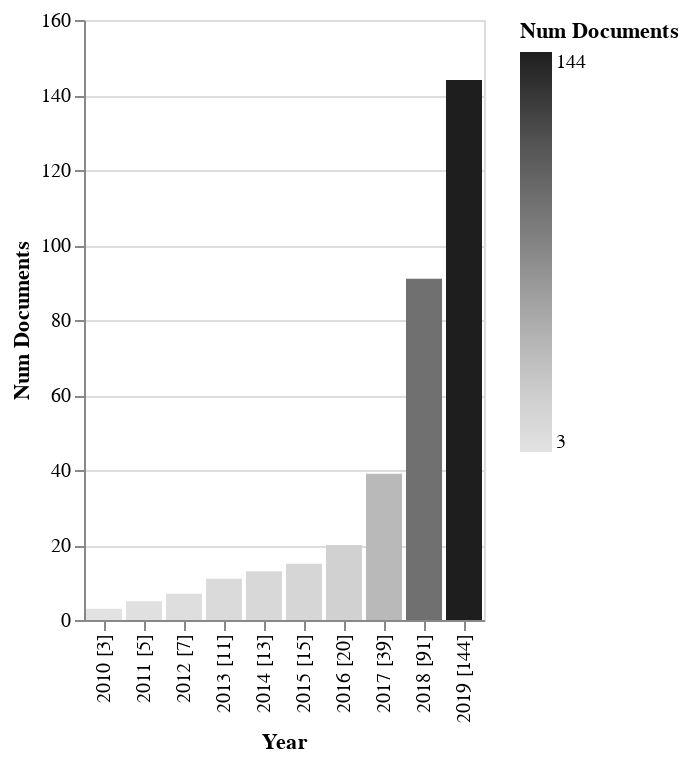

Notebook code for this chart:
### Code cell
# df.documents_by_year(cumulative=True).altair_barplot()

### Figure 1 — Vega-Lite specification as saved in the notebook (floating-point values rounded to 4 significant figures)
{"config": {"view": {"continuousWidth": 400, "continuousHeight": 300}}, "data": {"name": "data-39cc4f0c9870f7d6294d597d94cbdbce"}, "mark": "bar", "encoding": {"color": {"type": "quantitative", "field": "Num Documents", "scale": {"scheme": "greys"}}, "x": {"type": "nominal", "field": "Year", "sort": {"field": "Num Documents:Q"}}, "y": {"type": "quantitative", "field": "Num Documents"}}, "$schema": "https://vega.github.io/schema/vega-lite/v4.8.1.json", "datasets": {"data-39cc4f0c9870f7d6294d597d94cbdbce": [{"Year": "2010 [3]", "Num Documents": 3, "ID": ["[*141*]", "[*142*]", "[*143*]"]}, {"Year": "2011 [5]", "Num Documents": 5, "ID": ["[*139*]", "[*140*]"]}, {"Year": "2012 [7]", "Num Documents": 7, "ID": ["[*137*]", "[*138*]"]}, {"Year": "2013 [11]", "Num Documents": 11, "ID": ["[*133*]", "[*134*]", "[*135*]", "[*136*]"]}, {"Year": "2014 [13]", "Num Documents": 13, "ID": ["[*131*]", "[*132*]"]}, {"Year": "2015 [15]", "Num Documents": 15, "ID": ["[*129*]", "[*130*]"]}, {"Year": "2016 [20]", "Num Documents": 20, "ID": ["[*124*]", "[*125*]", "[*126*]", "[*127*]", "[*128*]"]}, {"Year": "2017 [39]", "Num Documents": 39, "ID": ["[*105*]", "[*106*]", "[*107*]", "[*108*]", "[*109*]", "[*110*]", "[*111*]", "[*112*]", "[*113*]", "[*114*]", "[*115*]", "[*116*]", "[*117*]", "[*118*]", "[*119*]", "[*120*]", "[*121*]", "[*122*]", "[*123*]"]}, {"Year": "2018 [91]", "Num Documents": 91, "ID": ["[*53*]", "[*54*]", "[*55*]", "[*56*]", "[*57*]", "[*58*]", "[*59*]", "[*60*]", "[*61*]", "[*62*]", "[*63*]", "[*64*]", "[*65*]", "[*66*]", "[*67*]", "[*68*]", "[*69*]", "[*70*]", "[*71*]", "[*72*]", "[*73*]", "[*74*]", "[*75*]", "[*76*]", "[*77*]", "[*78*]", "[*79*]", "[*80*]", "[*81*]", "[*82*]", "[*83*]", "[*84*]", "[*85*]", "[*86*]", "[*87*]", "[*88*]", "[*89*]", "[*90*]", "[*91*]", "[*92*]", "[*93*]", "[*94*]", "[*95*]", "[*96*]", "[*97*]", "[*98*]", "[*99*]", "[*100*]", "[*101*]", "[*102*]", "[*103*]", "[*104*]"]}, {"Year": "2019 [144]", "Num Documents": 144, "ID": ["[*0*]", "[*1*]", "[*2*]", "[*3*]", "[*4*]", "[*5*]", "[*6*]", "[*7*]", "[*8*]", "[*9*]", "[*10*]", "[*11*]", "[*12*]", "[*13*]", "[*14*]", "[*15*]", "[*16*]", "[*17*]", "[*18*]", "[*19*]", "[*20*]", "[*21*]", "[*22*]", "[*23*]", "[*24*]", "[*25*]", "[*26*]", "[*27*]", "[*28*]", "[*29*]", "[*30*]", "[*31*]", "[*32*]", "[*33*]", "[*34*]", "[*35*]", "[*36*]", "[*37*]", "[*38*]", "[*39*]", "[*40*]", "[*41*]", "[*42*]", "[*43*]", "[*44*]", "[*45*]", "[*46*]", "[*47*]", "[*48*]", "[*49*]", "[*50*]", "[*51*]", "[*52*]"]}]}}
